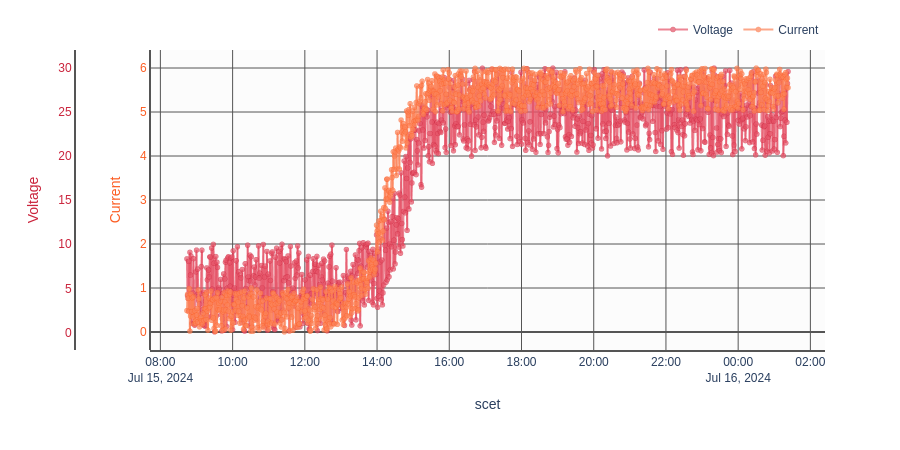

Notebook code cell kept with this figure:
### Markdown cell above
## Displaying multiple Traces on the same plot with multiple axes

This probably isn't th best data set to illustrate this point, but if you had two traces with _very_ different Y values, but still want to easily comapre their trends, you can make them each fill up the entire Y axis by adding a second axis with **multi_access=True**.

### Code cell
fig,c,m,t = dtatplot.make_stacked_graph(
    fake_data.instrument_turn_on(), 
    y_vars = [["Voltage", "Current"]], 
    x_var = "scet", 
    multi_axis=True # multi_axis creates an independent y axis for each y variable
    )
fig.show()

### Figure 1 — Plotly figure (JSON) as saved in the notebook; plotly's stock layout.template omitted (floating-point values rounded to 4 significant figures; data arrays with more than 128 entries replaced by an {"elided": "..."} marker saying what was removed)
{"data": [{"hovertemplate": "scet: %{x|%Y-%jT%H:%M:%S.%L}<br>Voltage: %{y}<br>scet: %{meta[1]|%Y-%jT%H:%M:%S.%L}<extra></extra>", "marker": {"color": "#E55166", "colorscale": [[0, "rgb(0,0,131)"], [0.2, "rgb(0,60,170)"], [0.4, "rgb(5,255,255)"], [0.6, "rgb(255,255,0)"], [0.8, "rgb(250,0,0)"], [1, "rgb(128,0,0)"]], "line": {"color": "#CA243C", "width": 0.5}, "showscale": false, "size": 5, "symbol": "circle"}, "meta": {"elided": "1000x2 str values"}, "mode": "lines+markers", "name": "Voltage", "opacity": 0.7, "showlegend": true, "type": "scattergl", "x": {"elided": "1000 str values"}, "xaxis": "x", "y": {"elided": "1000 float values"}, "yaxis": "y"}, {"hovertemplate": "scet: %{x|%Y-%jT%H:%M:%S.%L}<br>Current: %{y}<br>scet: %{meta[1]|%Y-%jT%H:%M:%S.%L}<extra></extra>", "marker": {"color": "#FC8156", "colorscale": [[0, "rgb(0,0,131)"], [0.2, "rgb(0,60,170)"], [0.4, "rgb(5,255,255)"], [0.6, "rgb(255,255,0)"], [0.8, "rgb(250,0,0)"], [1, "rgb(128,0,0)"]], "line": {"color": "#FC5E24", "width": 0.5}, "showscale": false, "size": 5, "symbol": "circle"}, "meta": {"elided": "1000x2 str values"}, "mode": "lines+markers", "name": "Current", "opacity": 0.7, "showlegend": true, "type": "scattergl", "x": {"elided": "1000 str values"}, "xaxis": "x", "y": {"elided": "1000 float values"}, "yaxis": "y2"}], "layout": {"font": {"family": "Arial"}, "height": 450, "legend": {"orientation": "h", "x": 1, "xanchor": "right", "y": 1.02, "yanchor": "bottom"}, "margin": {"b": 100, "l": 75, "r": 75, "t": 50}, "plot_bgcolor": "#fcfcfc", "xaxis": {"anchor": "y2", "domain": [0.1, 1], "gridcolor": "#555555", "linecolor": "#555555", "linewidth": 2, "showgrid": true, "showline": true, "title": {"text": "scet"}, "zerolinecolor": "#555555"}, "yaxis": {"anchor": "free", "domain": [0, 1], "gridcolor": "#555555", "linecolor": "#555555", "linewidth": 2, "overlaying": "y", "position": 0, "showgrid": true, "showline": true, "tickfont": {"color": "#CA243C"}, "title": {"font": {"color": "#CA243C"}, "text": "Voltage"}, "zerolinecolor": "#555555"}, "yaxis2": {"anchor": "free", "domain": [0, 1], "gridcolor": "#555555", "linecolor": "#555555", "linewidth": 2, "overlaying": "y", "position": 0.1, "showgrid": true, "showline": true, "tickfont": {"color": "#FC5E24"}, "title": {"font": {"color": "#FC5E24"}, "text": "Current"}, "zerolinecolor": "#555555"}}}
